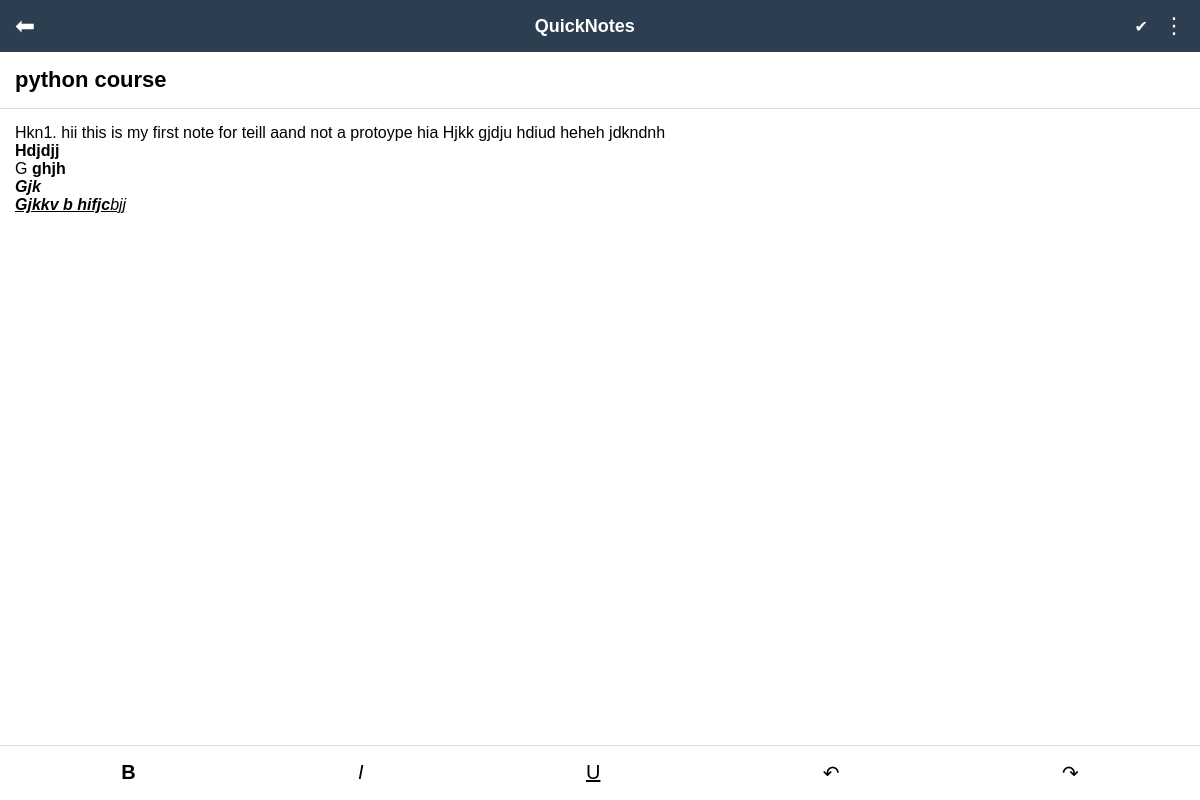
Screenshot of /update_note/2 (signed in) with the database file from the repository.
### tables this page shows
CREATE TABLE notebook(
        id INTEGER PRIMARY KEY AUTOINCREMENT,
        title TEXT,
        content TEXT,
        category TEXT,
        user_id INTEGER,
        created_at TEXT,
        is_deleted INTEGER DEFAULT 0,
        FOREIGN KEY(user_id) REFERENCES user(id)
    );

### renderapp.py (the view, shortened to what this page needs)
@app.route("/update_note/<int:note_id>", methods=["GET", "POST"])
@login_required
def update_note(note_id):
    db = get_db()
    note = db.execute(
        "SELECT * FROM notebook WHERE id=? AND user_id=?",
        (note_id, session["user_id"])
    ).fetchone()
    db.close()
    return render_template("update_note.html", note=note)

### renderapp.py (called while the page is built)
def get_db():
    conn = sqlite3.connect(DATABASE)
    conn.row_factory = sqlite3.Row
    return conn

def login_required(route_function):
    @wraps(route_function)
    def wrapper(*args, **kwargs):
        if "user_id" not in session:
            return redirect(url_for("login"))
        return route_function(*args, **kwargs)
    return wrapper

### templates/update_note.html (shortened to what this page needs)
<!DOCTYPE html>
<html>
<head>
</head>
<body>
<div class="header">
<div class="header-left" onclick="location.href='/'">
⬅
</div>
<div class="header-title">
QuickNotes
</div>
<div class="header-right">
<span id="saveIcon">✔</span>
<div style="cursor:pointer;font-size:22px" onclick="toggleMenu()">⋮</div>
</div>
</div>
<div class="editor">
<input
class="title"
id="title"
value="{{note.title}}"
placeholder="Title"
>
<div
class="content"
id="content"
contenteditable="true"
placeholder="Start writing..."
>
{{note.content | safe}}
</div>
</div>
<div class="toolbar">
<span onmousedown="event.preventDefault(); document.execCommand('bold')"><b>B</b></span>
<span onmousedown="event.preventDefault(); document.execCommand('italic')"><i>I</i></span>
<span onmousedown="event.preventDefault(); document.execCommand('underline')"><u>U</u></span>
<span onmousedown="event.preventDefault(); document.execCommand('undo')">↶</span>
<span onmousedown="event.preventDefault(); document.execCommand('redo')">↷</span>
</div>
</body>
</html>

### templates/update_note.html (style rules this page uses)
body { font-family:Arial; margin:0; background:#f4f6f8; height:100vh; display:flex; flex-direction:column; }
.header { display:flex; align-items:center; justify-content:space-between; background:#2c3e50; color:white; padding:12px 15px; }
.header-left { cursor:pointer; font-size:24px; }
.header-title { font-weight:bold; font-size:18px; }
.header-right { display:flex; align-items:center; gap:15px; }
.editor { flex:1; display:flex; flex-direction:column; overflow:hidden; }
.title { width:100%; font-size:22px; border:none; outline:none; padding:15px; font-weight:bold; background:white; border-bottom:1px solid #ddd; }
.content { flex:1; outline:none; padding:15px; font-size:16px; background:white; overflow-y:auto; padding-bottom:40px; }
.toolbar { display:flex; justify-content:space-around; background:white; border-top:1px solid #ddd; padding:10px; font-size:20px; }
.toolbar span { cursor:pointer; padding:5px 15px; border-radius:4px; }

### rows the page displays
notebook: title "python course", content "Hkn1. hii this is my first note for teill aand not a protoype hia Hjkk gjdju hdiud heheh jdkndnh Hdjdjj G ghjh Gjk Gjkkv b hifjc bjj"
